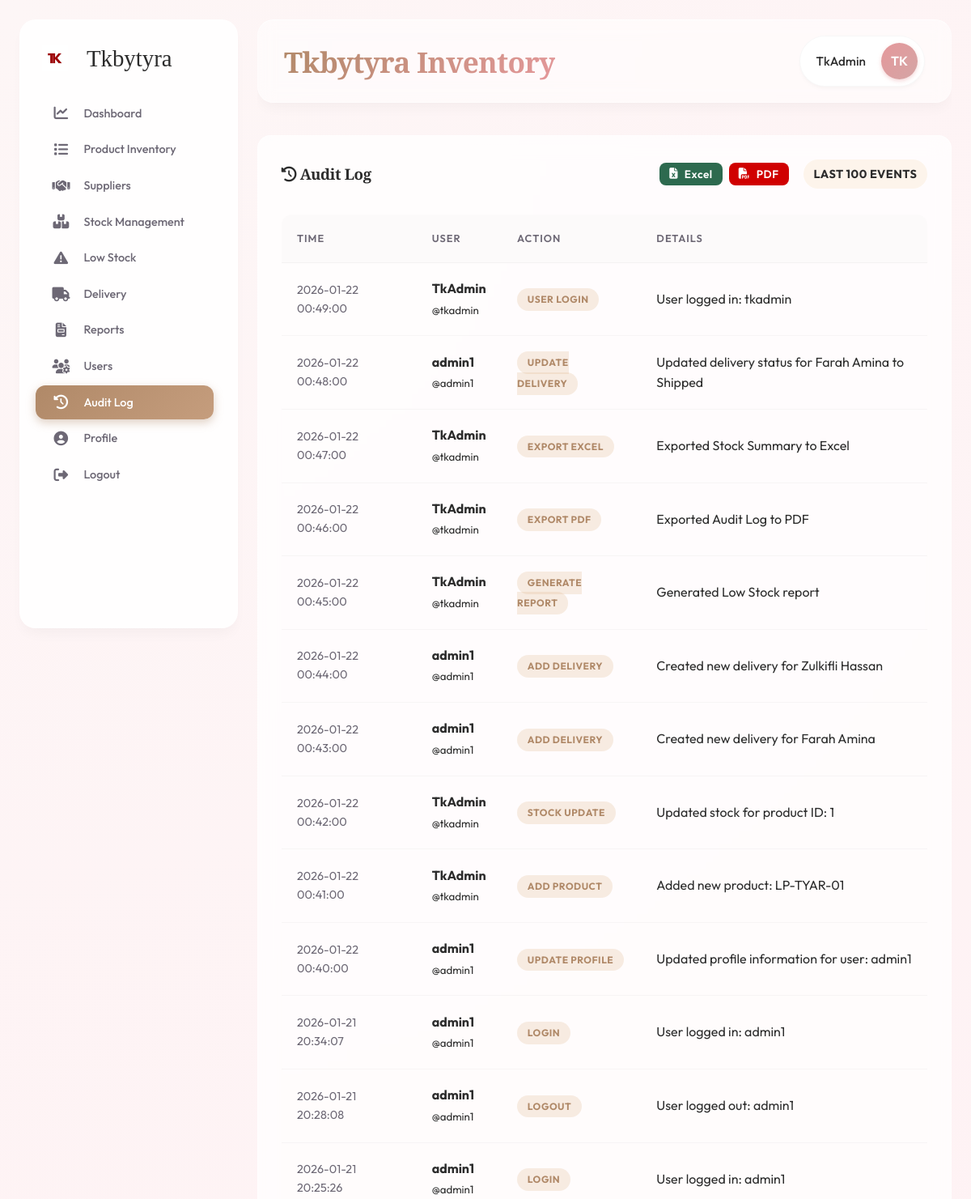
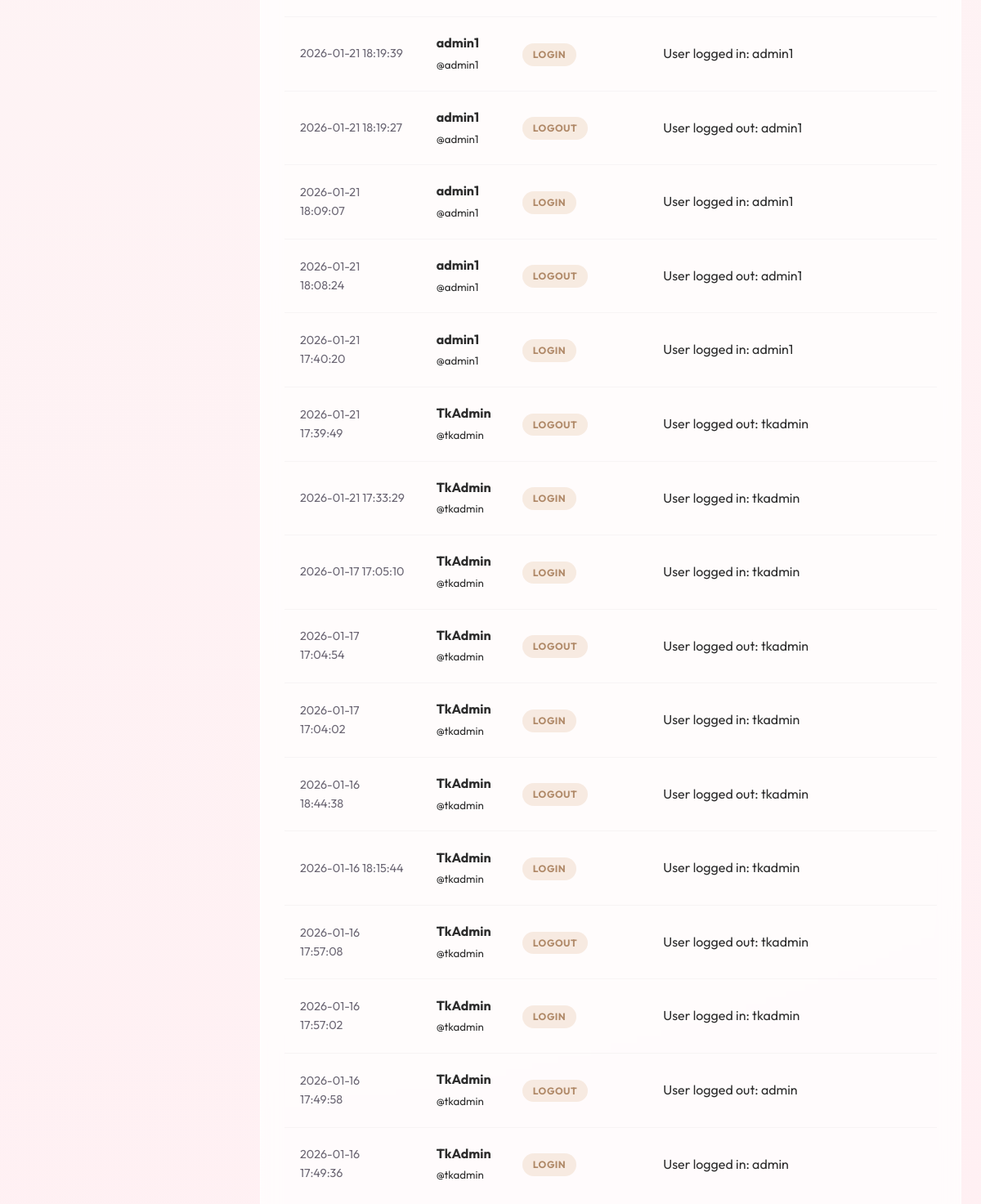
Screenshot of /audit.php (signed in) with the database file from the repository (2 pictures, top to bottom).
### tables this page shows
CREATE TABLE `audit_logs` (
  `id` int NOT NULL AUTO_INCREMENT,
  `user_id` int DEFAULT NULL,
  `action` varchar(50) NOT NULL,
  `details` text,
  `created_at` timestamp NULL DEFAULT CURRENT_TIMESTAMP,
  PRIMARY KEY (`id`),
  KEY `user_id` (`user_id`),
  CONSTRAINT `audit_logs_ibfk_1` FOREIGN KEY (`user_id`) REFERENCES `users` (`id`) ON DELETE SET NULL
);

CREATE TABLE `users` (
  `id` int NOT NULL AUTO_INCREMENT,
  `username` varchar(50) NOT NULL,
  `full_name` varchar(100) DEFAULT NULL,
  `password` varchar(255) NOT NULL,
  `role` enum('admin','staff','manager') NOT NULL DEFAULT 'staff',
  `created_at` timestamp NULL DEFAULT CURRENT_TIMESTAMP,
  PRIMARY KEY (`id`),
  UNIQUE KEY `username` (`username`)
);

### audit.php (the view, shortened to what this page needs)
<?php
require 'db.php';
$stmt = $pdo->query("SELECT a.*, u.username, u.full_name FROM audit_logs a LEFT JOIN users u ON a.user_id = u.id ORDER BY a.created_at DESC LIMIT 100");
$logs = $stmt->fetchAll();
include 'includes/header.php';
?>
<div class="glass-card animate-fade-in">
    <div style="display: flex; justify-content: space-between; align-items: center; margin-bottom: 2rem;">
        <h3 style="color: var(--text-main);"><i class="fas fa-history" style="color: var(--accent-dark);"></i> Audit Log</h3>
        <div class="btn-group" style="display: flex; gap: 8px; align-items: center;">
            <button onclick="exportAuditToExcel()" class="btn btn-sm" style="background: #2D6A4F; color: white; border-radius: 8px; padding: 5px 12px; font-size: 0.85rem;">
                <i class="fas fa-file-excel"></i> Excel
            </button>
            <button onclick="exportAuditToPDF()" class="btn btn-sm" style="background: #D00000; color: white; border-radius: 8px; padding: 5px 12px; font-size: 0.85rem;">
                <i class="fas fa-file-pdf"></i> PDF
            </button>
            <span class="badge" style="background: var(--secondary-color); color: var(--text-main); font-size: 0.9rem; margin-left: 10px;">Last 100 Events</span>
        </div>
    </div>
    <div class="table-container">
        <table id="auditTable">
            <thead>
                <tr>
                    <th>Time</th>
                    <th>User</th>
                    <th>Action</th>
                    <th>Details</th>
                </tr>
            </thead>
            <tbody>
                <?php foreach ($logs as $log): ?>
                    <tr>
                        <td style="color: var(--text-light); font-size: 0.9em;"><?php echo htmlspecialchars($log['created_at']); ?></td>
                        <td>
                            <strong style="font-family: var(--font-heading);"><?php echo htmlspecialchars($log['full_name'] ?? $log['username'] ?? 'System/Unknown'); ?></strong>
                            <br>
                            <small class="text-muted">@<?php echo htmlspecialchars($log['username'] ?? 'unknown'); ?></small>
                        </td>
                        <td><span class="badge" style="background: rgba(212, 163, 115, 0.2); color: var(--primary-color);"><?php echo htmlspecialchars($log['action']); ?></span></td>
                        <td style="color: var(--text-main);"><?php echo htmlspecialchars($log['details']); ?></td>
                    </tr>
                <?php endforeach; ?>
            </tbody>
        </table>
    </div>
</div>
<?php include 'includes/footer.php'; ?>

### includes/header.php (shortened to what this page needs)
<!DOCTYPE html>
<html lang="en">
<head>
    <link rel="stylesheet" href="css/style.css">
    <link rel="stylesheet" href="https://cdnjs.cloudflare.com/ajax/libs/font-awesome/6.4.0/css/all.min.css">
</head>
<body>
    <div class="app-container">
        <nav class="sidebar">
            <div class="brand">
                <img src="img/tklogo.png" alt="Logo" style="height: 32px; margin-right: 10px;">
                <span>Tkbytyra</span>
            </div>
            <ul class="nav-links">
                <li class="nav-item">
                    <a href="index.php" class="nav-link <?php echo basename($_SERVER['PHP_SELF']) == 'index.php' ? 'active' : ''; ?>">
                        <i class="fa-solid fa-chart-line"></i> Dashboard
                    </a>
                </li>
                <li class="nav-item">
                    <a href="inventory.php" class="nav-link <?php echo (basename($_SERVER['PHP_SELF']) == 'inventory.php') ? 'active' : ''; ?>">
                        <i class="fa-solid fa-list"></i> Product Inventory
                    </a>
                </li>
                <li class="nav-item">
                    <a href="suppliers.php" class="nav-link <?php echo (basename($_SERVER['PHP_SELF']) == 'suppliers.php') ? 'active' : ''; ?>">
                        <i class="fa-solid fa-handshake"></i> Suppliers
                    </a>
                </li>
                <li class="nav-item">
                    <a href="stock_manage.php" class="nav-link <?php echo basename($_SERVER['PHP_SELF']) == 'stock_manage.php' ? 'active' : ''; ?>">
                        <i class="fa-solid fa-boxes-stacked"></i> Stock Management
                    </a>
                </li>
                <li class="nav-item">
                    <a href="low_stock.php" class="nav-link <?php echo basename($_SERVER['PHP_SELF']) == 'low_stock.php' ? 'active' : ''; ?>">
                        <i class="fa-solid fa-triangle-exclamation"></i> Low Stock
                    </a>
                </li>
                <li class="nav-item">
                    <a href="deliveries.php" class="nav-link <?php echo basename($_SERVER['PHP_SELF']) == 'deliveries.php' ? 'active' : ''; ?>">
                        <i class="fa-solid fa-truck"></i> Delivery
                    </a>
                </li>
                <?php if (isset($_SESSION['role']) && ($_SESSION['role'] === 'admin' || $_SESSION['role'] === 'manager')): ?>
                <li class="nav-item">
                    <a href="reports.php" class="nav-link <?php echo basename($_SERVER['PHP_SELF']) == 'reports.php' ? 'active' : ''; ?>">
                        <i class="fa-solid fa-file-invoice"></i> Reports
                    </a>
                </li>
                <?php endif; ?>
                <?php if (isset($_SESSION['role']) && $_SESSION['role'] === 'admin'): ?>
                <li class="nav-item">
                    <a href="users.php" class="nav-link <?php echo basename($_SERVER['PHP_SELF']) == 'users.php' ? 'active' : ''; ?>">
                        <i class="fa-solid fa-users-gear"></i> Users
                    </a>
                </li>
                <li class="nav-item">
                    <a href="audit.php" class="nav-link <?php echo basename($_SERVER['PHP_SELF']) == 'audit.php' ? 'active' : ''; ?>">
                        <i class="fa-solid fa-clock-rotate-left"></i> Audit Log
                    </a>
                </li>
                <?php endif; ?>
                <li class="nav-item">
                    <a href="profile.php" class="nav-link <?php echo basename($_SERVER['PHP_SELF']) == 'profile.php' ? 'active' : ''; ?>">
                        <i class="fa-solid fa-user-circle"></i> Profile
                    </a>
                </li>
                <li class="nav-item">
                    <a href="logout.php" class="nav-link">
                         <i class="fa-solid fa-sign-out-alt"></i> Logout
                    </a>
                </li>
            </ul>
        </nav>
        <main class="main-content">
            <header class="top-bar glass-panel animate-fade-in">
                <h1 class="page-title"><?php echo isset($page_title) ? $page_title : 'Tkbytyra Inventory'; ?></h1>
                <a href="profile.php" class="user-profile">
                    <span><?php echo isset($_SESSION['full_name']) ? htmlspecialchars($_SESSION['full_name']) : (isset($_SESSION['username']) ? htmlspecialchars($_SESSION['username']) : 'User'); ?></span>
                    <div class="user-avatar"><?php echo isset($_SESSION['username']) ? strtoupper(substr($_SESSION['username'], 0, 2)) : 'US'; ?></div>
                </a>
            </header>

### includes/footer.php (shortened to what this page needs)
        </main>
    </div>
</body>
</html>

### rows the page displays
audit_logs: created_at "2026-01-22 00:49:00", user.full_name "TkAdmin", user.username "tkadmin", action "USER LOGIN", details "User logged in: tkadmin"
audit_logs: created_at "2026-01-22 00:48:00", user.username "admin1", action "UPDATE DELIVERY", details "Updated delivery status for Farah Amina to Shipped"
audit_logs: created_at "2026-01-22 00:47:00", user.full_name "TkAdmin", user.username "tkadmin", action "EXPORT EXCEL", details "Exported Stock Summary to Excel"
audit_logs: created_at "2026-01-22 00:46:00", user.full_name "TkAdmin", user.username "tkadmin", action "EXPORT PDF", details "Exported Audit Log to PDF"
audit_logs: created_at "2026-01-22 00:45:00", user.full_name "TkAdmin", user.username "tkadmin", action "GENERATE REPORT", details "Generated Low Stock report"
audit_logs: created_at "2026-01-22 00:44:00", user.username "admin1", action "ADD DELIVERY", details "Created new delivery for Zulkifli Hassan"
audit_logs: created_at "2026-01-22 00:43:00", user.username "admin1", action "ADD DELIVERY", details "Created new delivery for Farah Amina"
audit_logs: created_at "2026-01-22 00:42:00", user.full_name "TkAdmin", user.username "tkadmin", action "STOCK UPDATE", details "Updated stock for product ID: 1"
audit_logs: created_at "2026-01-22 00:41:00", user.full_name "TkAdmin", user.username "tkadmin", action "ADD PRODUCT", details "Added new product: LP-TYAR-01"
audit_logs: created_at "2026-01-22 00:40:00", user.username "admin1", action "UPDATE PROFILE", details "Updated profile information for user: admin1"
audit_logs: created_at "2026-01-21 20:34:07", user.username "admin1", action "LOGIN", details "User logged in: admin1"
audit_logs: created_at "2026-01-21 20:28:08", user.username "admin1", action "LOGOUT", details "User logged out: admin1"
audit_logs: created_at "2026-01-21 20:25:26", user.username "admin1", action "LOGIN", details "User logged in: admin1"
audit_logs: created_at "2026-01-21 18:19:39", user.username "admin1", action "LOGIN", details "User logged in: admin1"
audit_logs: created_at "2026-01-21 18:19:27", user.username "admin1", action "LOGOUT", details "User logged out: admin1"
audit_logs: created_at "2026-01-21 18:09:07", user.username "admin1", action "LOGIN", details "User logged in: admin1"
audit_logs: created_at "2026-01-21 18:08:24", user.username "admin1", action "LOGOUT", details "User logged out: admin1"
audit_logs: created_at "2026-01-21 17:40:20", user.username "admin1", action "LOGIN", details "User logged in: admin1"
audit_logs: created_at "2026-01-21 17:39:49", user.full_name "TkAdmin", user.username "tkadmin", action "LOGOUT", details "User logged out: tkadmin"
audit_logs: created_at "2026-01-21 17:33:29", user.full_name "TkAdmin", user.username "tkadmin", action "LOGIN", details "User logged in: tkadmin"
audit_logs: created_at "2026-01-17 17:05:10", user.full_name "TkAdmin", user.username "tkadmin", action "LOGIN", details "User logged in: tkadmin"
audit_logs: created_at "2026-01-17 17:04:54", user.full_name "TkAdmin", user.username "tkadmin", action "LOGOUT", details "User logged out: tkadmin"
audit_logs: created_at "2026-01-17 17:04:02", user.full_name "TkAdmin", user.username "tkadmin", action "LOGIN", details "User logged in: tkadmin"
audit_logs: created_at "2026-01-16 18:44:38", user.full_name "TkAdmin", user.username "tkadmin", action "LOGOUT", details "User logged out: tkadmin"
audit_logs: created_at "2026-01-16 18:15:44", user.full_name "TkAdmin", user.username "tkadmin", action "LOGIN", details "User logged in: tkadmin"
audit_logs: created_at "2026-01-16 17:57:08", user.full_name "TkAdmin", user.username "tkadmin", action "LOGOUT", details "User logged out: tkadmin"
audit_logs: created_at "2026-01-16 17:57:02", user.full_name "TkAdmin", user.username "tkadmin", action "LOGIN", details "User logged in: tkadmin"
audit_logs: created_at "2026-01-16 17:49:58", user.full_name "TkAdmin", user.username "tkadmin", action "LOGOUT", details "User logged out: admin"
audit_logs: created_at "2026-01-16 17:49:36", user.full_name "TkAdmin", user.username "tkadmin", action "LOGIN", details "User logged in: admin"

### other values shown
$_SESSION['full_name'] "TkAdmin"
substr($_SESSION['username'], 0, 2) "TK"
